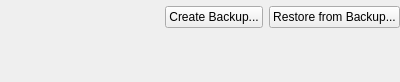
<?xml version="1.0" encoding="UTF-8"?>
<ui version="4.0">
 <class>DatabaseManagementWidget</class>
 <widget class="QWidget" name="DatabaseManagementWidget">
  <property name="geometry">
   <rect>
    <x>0</x>
    <y>0</y>
    <width>400</width>
    <height>82</height>
   </rect>
  </property>
  <property name="windowTitle">
   <string/>
  </property>
  <layout class="QVBoxLayout" name="verticalLayout">
   <property name="leftMargin">
    <number>0</number>
   </property>
   <property name="topMargin">
    <number>0</number>
   </property>
   <property name="rightMargin">
    <number>0</number>
   </property>
   <property name="bottomMargin">
    <number>0</number>
   </property>
   <item>
    <widget class="QnWordWrappedLabel" name="labelWidget" native="true"/>
   </item>
   <item>
    <layout class="QHBoxLayout" name="horizontalLayout">
     <item>
      <spacer name="horizontalSpacer">
       <property name="orientation">
        <enum>Qt::Horizontal</enum>
       </property>
       <property name="sizeHint" stdset="0">
        <size>
         <width>40</width>
         <height>20</height>
        </size>
       </property>
      </spacer>
     </item>
     <item>
      <widget class="QPushButton" name="backupButton">
       <property name="text">
        <string>Create Backup...</string>
       </property>
      </widget>
     </item>
     <item>
      <widget class="QPushButton" name="restoreButton">
       <property name="text">
        <string>Restore from Backup...</string>
       </property>
      </widget>
     </item>
    </layout>
   </item>
   <item>
    <spacer name="verticalSpacer">
     <property name="orientation">
      <enum>Qt::Vertical</enum>
     </property>
     <property name="sizeHint" stdset="0">
      <size>
       <width>20</width>
       <height>40</height>
      </size>
     </property>
    </spacer>
   </item>
  </layout>
 </widget>
 <customwidgets>
  <customwidget>
   <class>QnWordWrappedLabel</class>
   <extends>QWidget</extends>
   <header location="global">ui/widgets/word_wrapped_label.h</header>
   <container>1</container>
  </customwidget>
 </customwidgets>
 <resources/>
 <connections/>
</ui>
